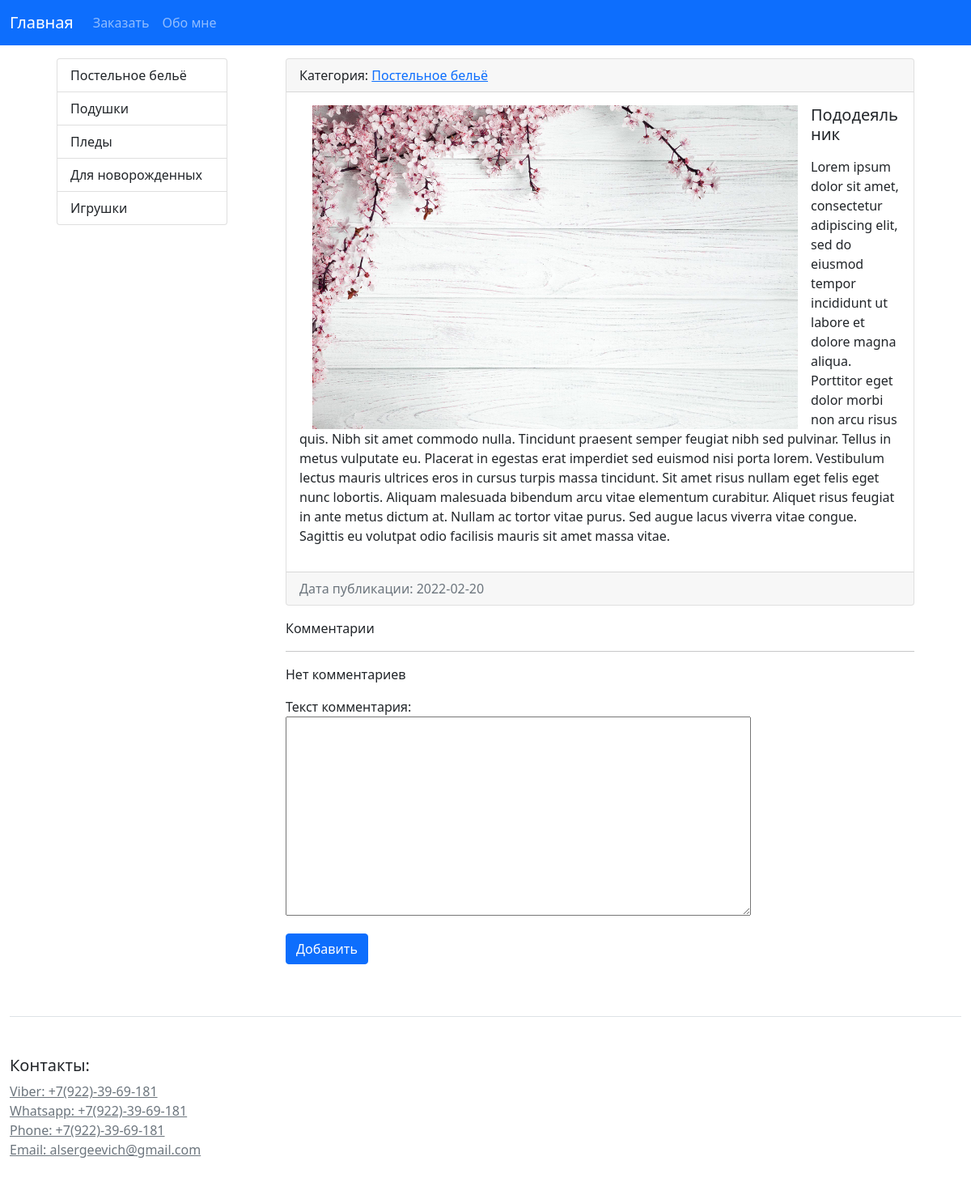
The app's page /post/posts-6/ with its own data.
### blog/models.py (models this page shows, shortened)
class Category(models.Model):
    name = models.CharField(max_length=100, db_index=True, verbose_name='Категория')
    slug = models.SlugField(max_length=255, unique=True, db_index=True, verbose_name='URL')
    def __str__(self):
        return self.name
    def get_absolute_url(self):
        return reverse('category', kwargs={'cat_slug': self.slug})
    class Meta:
        verbose_name = 'Категория'  # заменяем в админке название модели
        verbose_name_plural = 'Категории'  # определяем название во множественном числе
        ordering = ['id', ]  # определяем порялок сортировки

class Posts(models.Model):
    title = models.CharField(max_length=255, verbose_name='Заголовок')
    slug = AutoSlugField(max_length=255, unique=True, db_index=True, verbose_name='URL', populate_from='title')
    content = models.TextField(blank=True, verbose_name='Текст описание')
    photo = models.ImageField(upload_to="photos/%Y/%m/%d/", verbose_name='Фотография')
    time_create = models.DateTimeField(auto_now_add=True, verbose_name='Время создания')
    time_update = models.DateTimeField(auto_now=True, verbose_name='Время изменения')
    is_published = models.BooleanField(default=True, verbose_name='Опубликовано')
    cat = models.ForeignKey('Category', on_delete=models.PROTECT, verbose_name='Категории')
    class Meta:
        verbose_name = 'Каталог изделий'  # заменяем в админке название модели
        verbose_name_plural = 'Каталог изделий'  # определяем название во множественном числе
        ordering = ['time_create', 'title']  # определяем порядок сортировки

### blog/views.py (the view, shortened to what this page needs)
# urls.py: path('post/<slug:post_slug>/', ShowPost.as_view(), name='post'),
class ShowPost(FormMixin, DetailView):
    model = Posts
    template_name = 'blog/view_post.html'
    context_object_name = 'post'
    slug_url_kwarg = 'post_slug'
    form_class = CommentForm
    success_msg = 'Комментарий успешно создан, ожидайте модерации'
    def post(self, request, *args, **kwargs):
        form = self.get_form()
        if form.is_valid():
            messages.success(self.request, self.success_msg)
            return self.form_valid(form)
        else:
            return self.form_invalid(form)
    def get_context_data(self, *, object_list=None, **kwargs):
        context = super().get_context_data(**kwargs)
        context['categories'] = Category.objects.all()
        return context

### blog/forms.py
class CommentForm(forms.ModelForm):
    class Meta:
        model = Comments
        fields = ('content',)
    def __init__(self, *args, **kwargs):
        super().__init__(*args, **kwargs)
        for field in self.fields:
            self.fields[field].widget.attrs['class'] = 'form-control'
        self.fields['content'].widget = Textarea(attrs={'row': 5, 'cols': 60})

### blog/templates/blog/view_post.html (shortened to what this page needs)
{% extends 'base.html' %}
{% block content %}
    <div class="col-md-9">
        <div class="container">
            <div class="card mb-3">
                <div class="card-header">
                    Категория: <a href="{{ post.cat.get_absolute_url }}">{{ post.cat }}</a>
                </div>
                <div class="card-body">
                    {% if post.photo %}
                        <img src="{{ post.photo.url }}" width="600" class="float-start mx-3">
                    {% else %}
                        <img src="https://picsum.photos/200/300" width="350" class="float-start mx-3">
                    {% endif %}
                    <h5 class="card-title">{{ post.title }}</h5>
                    <p class="card-text">{{ post.content|safe|linebreaks }}</p>
                </div>
                <div class="card-footer text-muted">
                    Дата публикации: {{ post.time_create|date:'Y-m-d' }}
                </div>
            </div>
            <p>Комментарии</p>
            <hr>
            {% for item in post.comments_posts.all %}
                {% if item.is_published %}
                    <div class="card mb-3">
                        <div class="card-body">
                            {{ item.content }}
                        </div>
                        <div class="card-footer text-muted">
                            Дата создания: {{ item.time_create|date:'Y-m-d' }}
                        </div>
                    </div>
                {% endif %}
            {% empty %}
                <p>Нет комментариев</p>
            {% endfor %}
            <div class="col-4">
                <form action="" id="add_form" method="post">
                    {{ form.as_p }}
                </form>
                <button form="add_form" type="submit" class="btn btn-primary">Добавить</button>
            </div>
        </div>
    </div>
{% endblock %}

### templates/base.html (shortened to what this page needs)
<!doctype html>
<html lang="ru">
<head>
    <link href="https://cdn.jsdelivr.net/npm/bootstrap@5.1.3/dist/css/bootstrap.min.css" rel="stylesheet"
>
</head>
<body>
    <nav class="navbar navbar-expand-lg navbar-dark bg-primary">
        <div class="container-fluid">
            <a class="navbar-brand" href="{% url 'home' %}">Главная</a>
            <div class="collapse navbar-collapse" id="navbarNavAltMarkup">
                <div class="navbar-nav">
                    <a class="nav-link" aria-current="page" href="{% url 'zakaz' %}">Заказать</a>
                    <a class="nav-link" href="{% url 'mypost' %}">Обо мне</a>
                </div>
            </div>
        </div>
    </nav>
<div class="container p-3">
    <div class="row">
        <div class="col-md-3">
            <div class="container">
                {% block sidebar %}
                    <div class="list-group">
                        {% for category in categories %}
                            <a href="{{ category.get_absolute_url }}"
                               class="list-group-item list-group-item-action">{{ category.name }}</a>
                        {% endfor %}
                    </div>
                {% endblock %}
            </div>
        </div>
                {% block content %}
                {% endblock %}
    </div>
</div>
<div class="container-fluid">
<footer class="pt-4 my-md-5 pt-md-5 border-top">
    <div class="row">
      <div class="col-12 col-md">
        <h5>Контакты:</h5>
        <ul class="list-unstyled text-small">
          <li><a href="" class="link-secondary">Viber: +7(922)-39-69-181</a></li>
          <li><a href="" class="link-secondary">Whatsapp: +7(922)-39-69-181</a></li>
          <li><a href="" class="link-secondary">Phone: +7(922)-39-69-181</a></li>
          <li><a href="" class="link-secondary">Email: alsergeevich@gmail.com</a></li>
        </ul>
      </div>
    </div>
  </footer>
</div>
</body>
</html>

### records on screen
Category: name "Постельное бельё"
Category: name "Подушки"
Category: name "Пледы"
Category: name "Для новорожденных"
Category: name "Игрушки"
Posts: cat "Постельное бельё", photo (picture), title "Пододеяльник", content "Lorem ipsum dolor sit amet, consectetur adipiscing elit, sed do eiusmod tempor incididunt ut labore et dolore magna aliqua. Porttitor eget dolor morbi non arcu risus quis. Nibh sit amet commodo nulla. Tincidunt praesent semper feugiat nibh sed pulvinar. Tellus in metus vulputate eu. Placerat in egestas erat imperdiet sed euismod nisi porta lorem. Vestibulum lectus mauris ultrices eros in cursus turpis massa tincidunt. Sit amet risus nullam eget felis eget nunc lobortis. Aliquam malesuada bibendum arcu vitae elementum curabitur. Aliquet risus feugiat in ante metus dictum at. Nullam ac tortor vitae purus. Sed augue lacus viverra vitae congue. Sagittis eu volutpat odio facilisis mauris sit…", time_create "2022-02-20"
